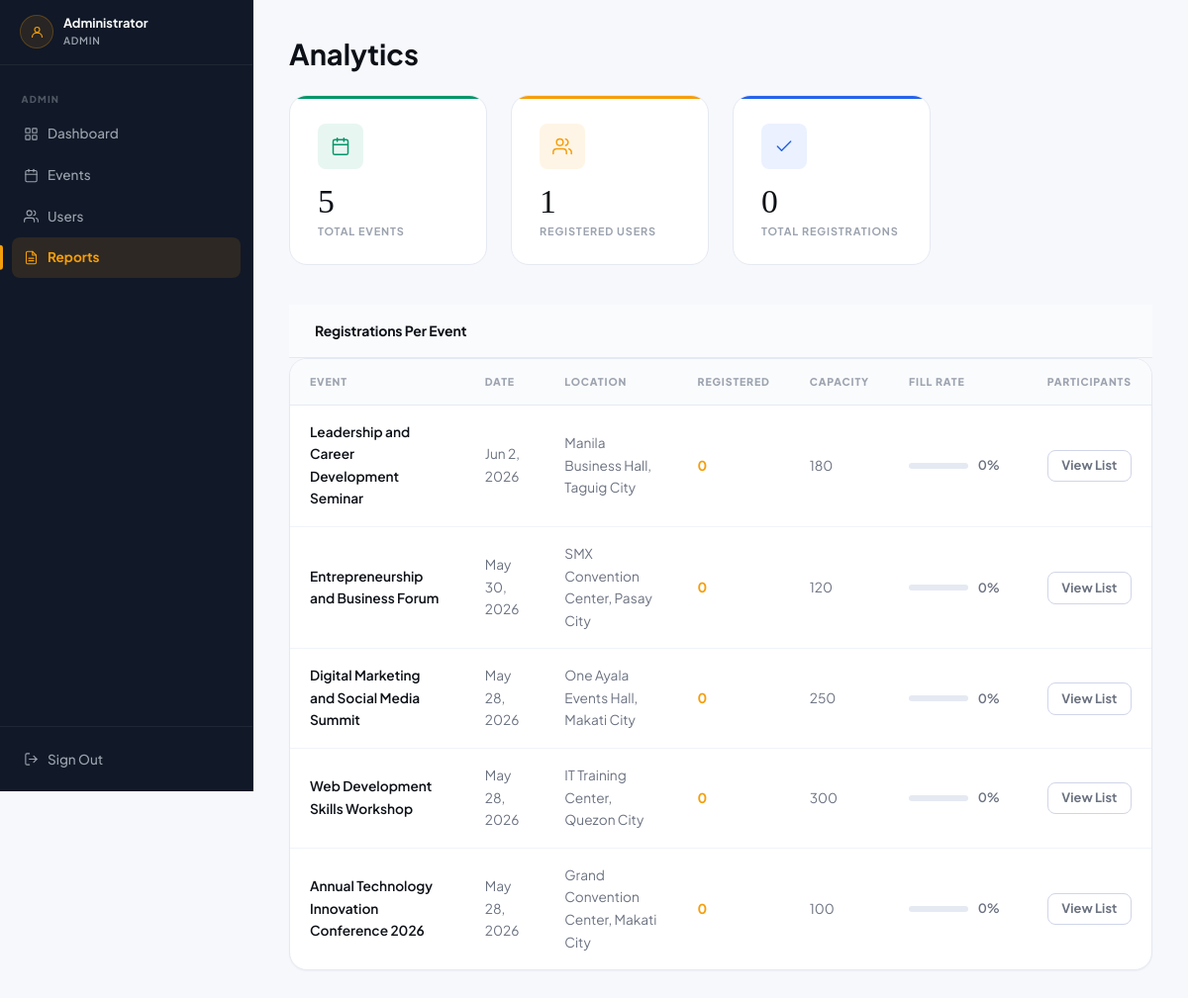
Screenshot of /admin/reports.php (signed in) with the database file from the repository.
### tables this page shows
CREATE TABLE `events` (
  `id` int(11) NOT NULL,
  `title` varchar(200) NOT NULL,
  `description` text DEFAULT NULL,
  `date` date NOT NULL,
  `time` time NOT NULL,
  `location` varchar(255) NOT NULL,
  `capacity` int(11) DEFAULT 100,
  `created_at` timestamp NOT NULL DEFAULT current_timestamp()
);

### admin/reports.php (the view, shortened to what this page needs)
<?php
$conn = getConnection();
$selectedEvent = isset($_GET['event_id']) ? (int)$_GET['event_id'] : 0;
$allEvents = $conn->query("SELECT id, title, date FROM events ORDER BY date DESC")->fetch_all(MYSQLI_ASSOC);
$totalRegs   = $conn->query("SELECT COUNT(*) as c FROM registrations")->fetch_assoc()['c'];
$totalEvents = count($allEvents);
$totalUsers  = $conn->query("SELECT COUNT(*) as c FROM users WHERE role='user'")->fetch_assoc()['c'];
$perEvent = $conn->query("
    SELECT e.id, e.title, e.date, e.location, e.capacity,
           COUNT(r.id) AS reg_count,
           ROUND((COUNT(r.id) / e.capacity) * 100, 0) AS fill_pct
    FROM events e
    LEFT JOIN registrations r ON e.id = r.event_id
    GROUP BY e.id
    ORDER BY e.date DESC
")->fetch_all(MYSQLI_ASSOC);
include __DIR__ . '/../includes/header.php';
?>
<div class="page-wrap">
    <div class="page-header">
        <h1>Analytics</h1>
    </div>
    <div class="stats-grid" style="margin-bottom:2.5rem;">
        <div class="stat-card teal">
            <div class="stat-icon-wrap">
                <svg viewBox="0 0 24 24" fill="none" stroke="currentColor" stroke-width="1.75" stroke-linecap="round" stroke-linejoin="round">
                    <rect x="3" y="4" width="18" height="18" rx="2"/>
                    <line x1="16" y1="2" x2="16" y2="6"/>
                    <line x1="8" y1="2" x2="8" y2="6"/>
                    <line x1="3" y1="10" x2="21" y2="10"/>
                </svg>
            </div>
            <div class="stat-info">
                <div class="stat-value" data-count="<?= $totalEvents ?>"><?= $totalEvents ?></div>
                <div class="stat-label">Total Events</div>
            </div>
        </div>
        <div class="stat-card amber">
            <div class="stat-icon-wrap">
                <svg viewBox="0 0 24 24" fill="none" stroke="currentColor" stroke-width="1.75" stroke-linecap="round" stroke-linejoin="round">
                    <path d="M17 21v-2a4 4 0 0 0-4-4H5a4 4 0 0 0-4 4v2"/>
                    <circle cx="9" cy="7" r="4"/>
                    <path d="M23 21v-2a4 4 0 0 0-3-3.87"/>
                    <path d="M16 3.13a4 4 0 0 1 0 7.75"/>
                </svg>
            </div>
            <div class="stat-info">
                <div class="stat-value" data-count="<?= $totalUsers ?>"><?= $totalUsers ?></div>
                <div class="stat-label">Registered Users</div>
            </div>
        </div>
        <div class="stat-card blue">
            <div class="stat-icon-wrap">
                <svg viewBox="0 0 24 24" fill="none" stroke="currentColor" stroke-width="1.75" stroke-linecap="round" stroke-linejoin="round">
                    <path d="M20 6L9 17l-5-5"/>
                </svg>
            </div>
            <div class="stat-info">
                <div class="stat-value" data-count="<?= $totalRegs ?>"><?= $totalRegs ?></div>
                <div class="stat-label">Total Registrations</div>
            </div>
        </div>
    </div>
    <div class="section-header">
        <h2 class="section-title">Registrations Per Event</h2>
    </div>
    <div class="table-wrap" style="margin-bottom:2.5rem;">
        <table>
            <thead>
                <tr>
                    <th>Event</th>
                    <th>Date</th>
                    <th>Location</th>
                    <th>Registered</th>
                    <th>Capacity</th>
                    <th>Fill Rate</th>
                    <th>Participants</th>
                </tr>
            </thead>
            <tbody>
                <?php foreach ($perEvent as $ev): ?>
                <tr>
                    <td class="td-primary"><?= htmlspecialchars($ev['title']) ?></td>
                    <td><?= date('M j, Y', strtotime($ev['date'])) ?></td>
                    <td><?= htmlspecialchars($ev['location']) ?></td>
                    <td style="font-weight:700; color:var(--accent);"><?= $ev['reg_count'] ?></td>
                    <td><?= $ev['capacity'] ?></td>
                    <td>
                        <div style="display:flex; align-items:center; gap:0.6rem;">
                            <div style="flex:1; background:var(--border); border-radius:4px; height:6px; overflow:hidden; min-width:60px;">
                            </div>
                            <span style="font-size:0.8rem; font-weight:600; color:var(--text-secondary); min-width:30px;"><?= $ev['fill_pct'] ?>%</span>
                        </div>
                    </td>
                    <td>
                        <a href="/event-system/admin/reports.php?event_id=<?= $ev['id'] ?>"
                            class="btn btn-secondary btn-sm <?= $selectedEvent === $ev['id'] ? 'btn-primary' : '' ?>">
                            <?= $selectedEvent === $ev['id'] ? '▼ Viewing' : 'View List' ?>
                        </a>
                    </td>
                </tr>
                <?php endforeach; ?>
            </tbody>
        </table>
    </div>
</div>

### rows the page displays
events: title "Leadership and Career Development Seminar", date "Jun 2, 2026", location "Manila Business Hall, Taguig City", reg_count "0", capacity "180", fill_pct "0", shows "View List"
events: title "Entrepreneurship and Business Forum", date "May 30, 2026", location "SMX Convention Center, Pasay City", reg_count "0", capacity "120", fill_pct "0", shows "View List"
events: title "Digital Marketing and Social Media Summit", date "May 28, 2026", location "One Ayala Events Hall, Makati City", reg_count "0", capacity "250", fill_pct "0", shows "View List"
events: title "Web Development Skills Workshop", date "May 28, 2026", location "IT Training Center, Quezon City", reg_count "0", capacity "300", fill_pct "0", shows "View List"
events: title "Annual Technology Innovation Conference 2026", date "May 28, 2026", location "Grand Convention Center, Makati City", reg_count "0", capacity "100", fill_pct "0", shows "View List"

### other values shown
$userName "Administrator"
$userRole "ADMIN"
$totalEvents "5"
$totalUsers "1"
$totalRegs "0"
